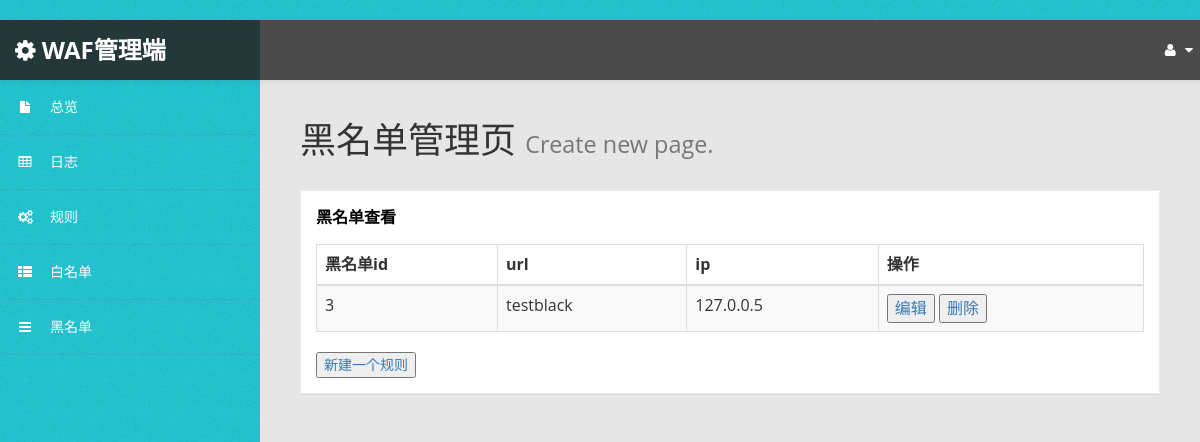
Before: /Blacklist with the older database file.
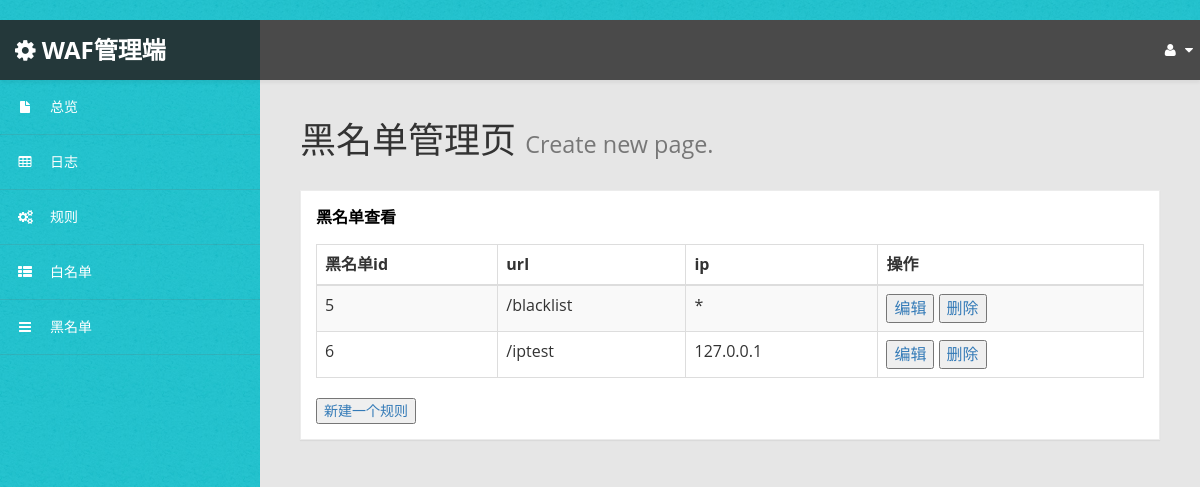
After: the same page with the newer database file.
### waf/models.py (models this page shows)
class Blacklist(models.Model):
	id = models.AutoField('id', primary_key=True, unique=True)
	url = models.TextField(default='',blank=False)
	ip = models.TextField(default='',blank=False)

### waf/views.py (the view)
# urls.py: path('Blacklist',views.BlacklistView.as_view(),name= 'Blacklist'),
class BlacklistView(generic.ListView):
    template_name = 'waf/Blacklist.html'
    context_object_name = 'Blacklist_list'
    def get_queryset(self):
        return Blacklist.objects.all()

### waf/templates/waf/Blacklist.html
{% extends 'base.html' %}
{% block content %}
    <div id="page-wrapper">
        <div id="page-inner">
            <div class="row">
                <div class="col-md-12">
                    <h1 class="page-header">
                        黑名单管理页 <small>Create new page.</small>
                    </h1>
                    <div class="panel panel-default">
                        <div class="panel-heading">
                            黑名单查看
                        </div>
                        <div class="panel-body">
                            <div class="table-responsive">
                                <table class="table table-striped table-bordered table-hover" id="dataTables-example">
                                    <thead>
                                    <tr>
                                        <th>黑名单id</th>
                                        <th>url</th>
                                        <th>ip</th>
                                        <th>操作</th>
                                    </tr>
                                    </thead>
                                    <tbody>
                                    {% for Blacklist in Blacklist_list %}
                                        <tr class="odd gradeX">
                                        <td>{{ Blacklist.id }}</td>
                                        <td>{{ Blacklist.url }}</td>
                                        <td>{{ Blacklist.ip }}</td>
                                        <td>
                                            <a class="content_item" href="/Blacklist_edit-{{ Blacklist.id }}/">
                                                <button>编辑</button>
                                            </a>
                                            <a class="content_item" href="/Blacklist_del-{{ Blacklist.id }}/">
                                                <button>删除</button>
                                            </a>
                                        </td>
                                    {% endfor %}
                                    </tr>
                                    </tbody>
                                </table>
                                <a href='/Blacklist_create'>
                                    <button>新建一个规则</button>
                                </a>
                            </div>
                        </div>
                    </div>
                </div>
            </div>
        </div>
    </div>
{% endblock %}

Changed rows visible on the page:
removed Blacklist: id "3", url "testblack", ip "127.0.0.5"
added Blacklist: id "5", url "/blacklist", ip "*"
added Blacklist: id "6", url "/iptest", ip "127.0.0.1"
